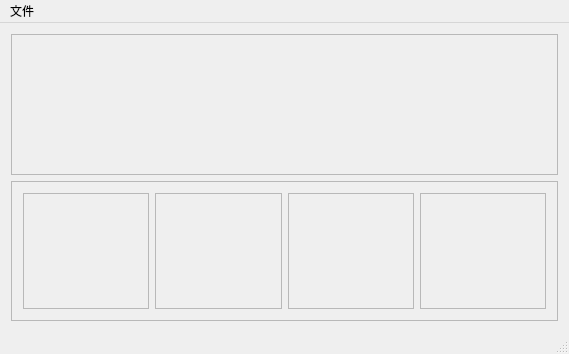
<?xml version="1.0" encoding="UTF-8"?>
<ui version="4.0">
 <class>MainWindow</class>
 <widget class="QMainWindow" name="MainWindow">
  <property name="geometry">
   <rect>
    <x>0</x>
    <y>0</y>
    <width>569</width>
    <height>354</height>
   </rect>
  </property>
  <property name="windowTitle">
   <string>MainWindow</string>
  </property>
  <widget class="QWidget" name="centralWidget">
   <layout class="QVBoxLayout" name="verticalLayout_2">
    <item>
     <layout class="QVBoxLayout" name="verticalLayout">
      <item>
       <widget class="QFrame" name="frame_output">
        <property name="frameShape">
         <enum>QFrame::StyledPanel</enum>
        </property>
        <property name="frameShadow">
         <enum>QFrame::Raised</enum>
        </property>
       </widget>
      </item>
      <item>
       <widget class="QFrame" name="frame_input">
        <property name="frameShape">
         <enum>QFrame::StyledPanel</enum>
        </property>
        <property name="frameShadow">
         <enum>QFrame::Raised</enum>
        </property>
        <layout class="QHBoxLayout" name="horizontalLayout_2">
         <item>
          <layout class="QHBoxLayout" name="horizontalLayout">
           <item>
            <widget class="QFrame" name="frame_input1">
             <property name="frameShape">
              <enum>QFrame::StyledPanel</enum>
             </property>
             <property name="frameShadow">
              <enum>QFrame::Raised</enum>
             </property>
            </widget>
           </item>
           <item>
            <widget class="QFrame" name="frame_input2">
             <property name="frameShape">
              <enum>QFrame::StyledPanel</enum>
             </property>
             <property name="frameShadow">
              <enum>QFrame::Raised</enum>
             </property>
            </widget>
           </item>
           <item>
            <widget class="QFrame" name="frame_input3">
             <property name="frameShape">
              <enum>QFrame::StyledPanel</enum>
             </property>
             <property name="frameShadow">
              <enum>QFrame::Raised</enum>
             </property>
            </widget>
           </item>
           <item>
            <widget class="QFrame" name="frame_input4">
             <property name="frameShape">
              <enum>QFrame::StyledPanel</enum>
             </property>
             <property name="frameShadow">
              <enum>QFrame::Raised</enum>
             </property>
            </widget>
           </item>
          </layout>
         </item>
        </layout>
       </widget>
      </item>
     </layout>
    </item>
   </layout>
  </widget>
  <widget class="QMenuBar" name="menuBar">
   <property name="geometry">
    <rect>
     <x>0</x>
     <y>0</y>
     <width>569</width>
     <height>20</height>
    </rect>
   </property>
   <widget class="QMenu" name="menu">
    <property name="title">
     <string>文件</string>
    </property>
    <addaction name="separator"/>
    <addaction name="action_open_inputs"/>
   </widget>
   <addaction name="menu"/>
  </widget>
  <widget class="QStatusBar" name="statusBar"/>
  <action name="action_open_inputs">
   <property name="text">
    <string>选择输入源</string>
   </property>
  </action>
 </widget>
 <layoutdefault spacing="6" margin="11"/>
 <resources/>
 <connections/>
</ui>
